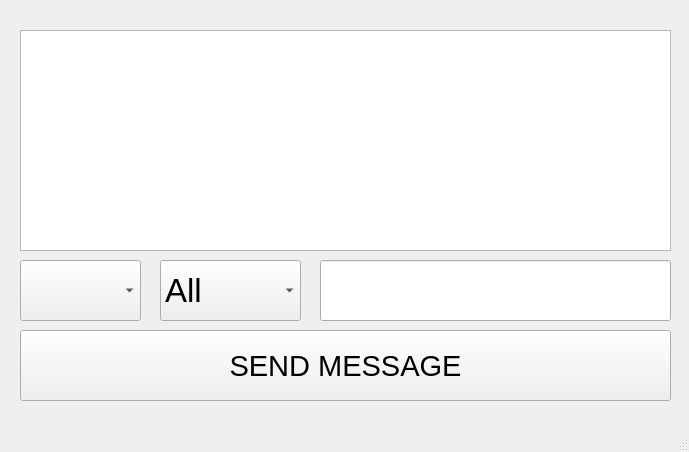
<?xml version="1.0" encoding="UTF-8"?>
<ui version="4.0">
 <class>MainWindow</class>
 <widget class="QMainWindow" name="MainWindow">
  <property name="geometry">
   <rect>
    <x>0</x>
    <y>0</y>
    <width>689</width>
    <height>452</height>
   </rect>
  </property>
  <property name="windowTitle">
   <string>MainWindow</string>
  </property>
  <widget class="QWidget" name="centralwidget">
   <widget class="QComboBox" name="comboBox">
    <property name="geometry">
     <rect>
      <x>20</x>
      <y>260</y>
      <width>121</width>
      <height>61</height>
     </rect>
    </property>
    <property name="font">
     <font>
      <pointsize>25</pointsize>
     </font>
    </property>
   </widget>
   <widget class="QTextEdit" name="textEdit">
    <property name="geometry">
     <rect>
      <x>20</x>
      <y>30</y>
      <width>651</width>
      <height>221</height>
     </rect>
    </property>
    <property name="font">
     <font>
      <pointsize>30</pointsize>
     </font>
    </property>
   </widget>
   <widget class="QComboBox" name="comboBox_SEND_MESSAGE_TYPE">
    <property name="geometry">
     <rect>
      <x>160</x>
      <y>260</y>
      <width>141</width>
      <height>61</height>
     </rect>
    </property>
    <property name="font">
     <font>
      <pointsize>25</pointsize>
     </font>
    </property>
    <item>
     <property name="text">
      <string>All</string>
     </property>
    </item>
    <item>
     <property name="text">
      <string>Individual</string>
     </property>
    </item>
   </widget>
   <widget class="QLineEdit" name="lineEdit">
    <property name="geometry">
     <rect>
      <x>320</x>
      <y>260</y>
      <width>351</width>
      <height>61</height>
     </rect>
    </property>
    <property name="font">
     <font>
      <pointsize>25</pointsize>
     </font>
    </property>
   </widget>
   <widget class="QPushButton" name="pushButton">
    <property name="geometry">
     <rect>
      <x>20</x>
      <y>330</y>
      <width>651</width>
      <height>71</height>
     </rect>
    </property>
    <property name="font">
     <font>
      <pointsize>22</pointsize>
     </font>
    </property>
    <property name="text">
     <string>SEND MESSAGE</string>
    </property>
   </widget>
  </widget>
  <widget class="QMenuBar" name="menubar">
   <property name="geometry">
    <rect>
     <x>0</x>
     <y>0</y>
     <width>689</width>
     <height>23</height>
    </rect>
   </property>
  </widget>
  <widget class="QStatusBar" name="statusbar"/>
 </widget>
 <resources/>
 <connections/>
</ui>
